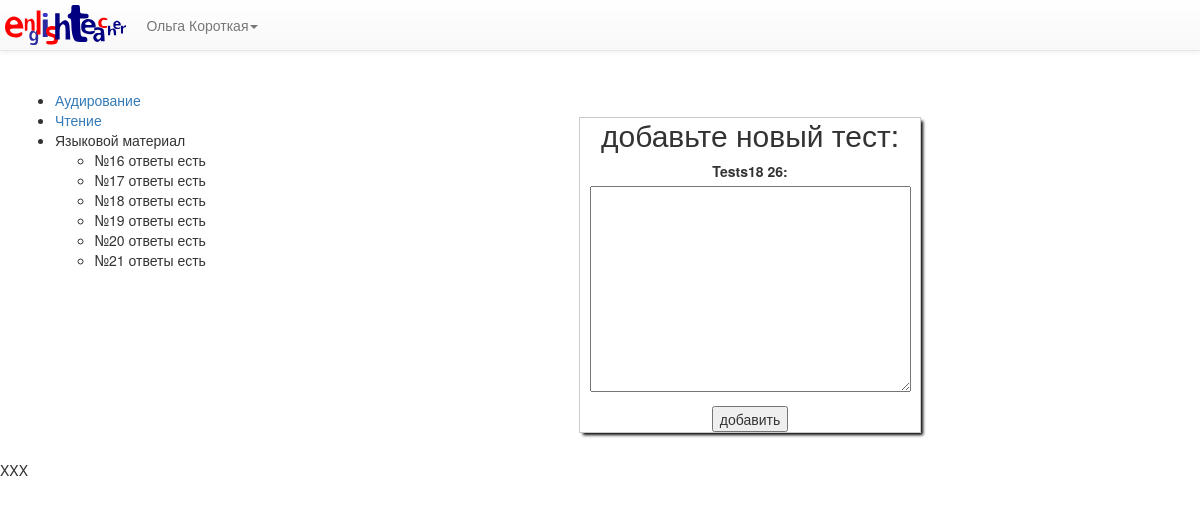
Before: /oge/fipi/my/test18_26/add/ (signed in) with the older database file.
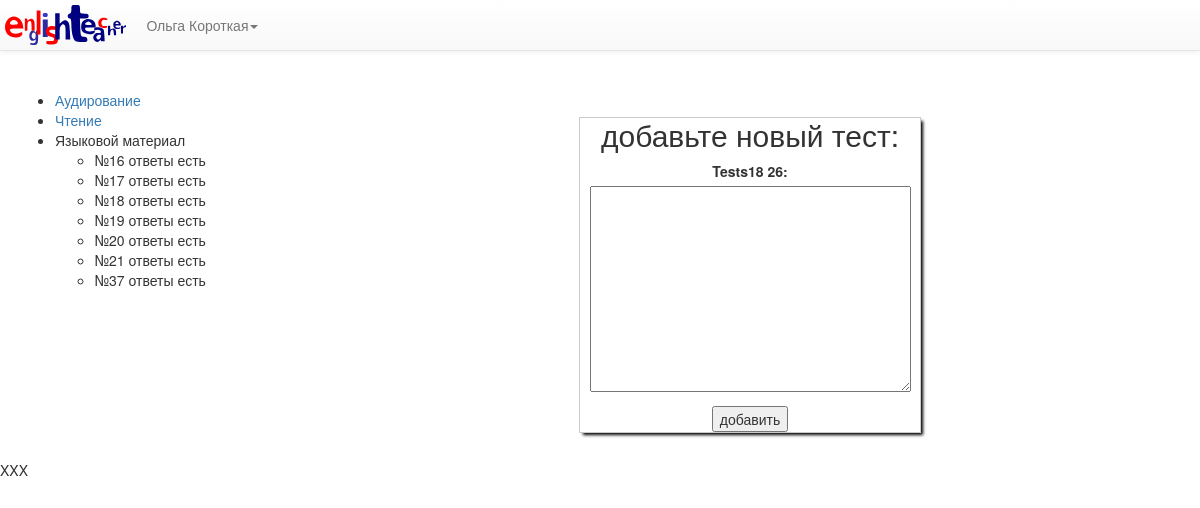
After: the same page with the newer database file.
### oge/models.py (models this page shows, shortened)
class Tests18_26(models.Model):
	tests18_26 = models.TextField()
	splited_tests18_26 = models.TextField(null=True,blank=True,default=None)
	pub_data = models.DateTimeField('дата публикации',default=timezone.now)
	answer=models.CharField(max_length=100,null=True,blank=True,default=None)
	qw_number = models.CharField('число вопросов в тесте',null=True,max_length=1,default='9')

### oge/views.py (the view)
@login_required
@permission_required('oge.add_tests18_26')
def my_test18_26_add (request):
	"""добавляет новую запись в Tests18_26,
	перенаправляет на сообщение об успешном добавлении нового задания """
	if request.method=='POST':
		form=AddTests18_26Form(request.POST)
		if form.is_valid():
			tests18_26=form.cleaned_data['tests18_26']
			current_date=timezone.now().date()
			t=Tests18_26(tests18_26=tests18_26)
			t.save()
			t.spliting()
			t.save()
			test_id = t.id
			return HttpResponseRedirect('/oge/fipi/my/test18_26/add/'+str(test_id)+'/thanks/')
	else:
		form=AddTests18_26Form()
		test_list_me = testListForMe()
	return render(request, 'oge/my_add_test18_26.html', {'form': form,
															'title':'добавьте новый тест:',
															'value': 'добавить',
															'test_list_me':test_list_me})

### oge/forms.py
class AddTests18_26Form(ModelForm):
	class Meta:
		model = Tests18_26
		fields = ('tests18_26',)

### oge/views.py (called while the page is built)
def testListForMe():
	"""определяет список всех тестов (с ответами и без ответов),
	используется придобавлении ответов учителем"""
	res = Tests18_26.objects.all()
	return res

### oge/templates/oge/my_add_test18_26.html (shortened to what this page needs)
{% extends "main/__l_left_sidebar.html" %}
{% load staticfiles %}
{% block navigation %}
			<nav class="navbar navbar-default navbar-fixed-top">
				{% include "includes/_nav_brand_bs.html" %}
			</nav>
{% endblock %}
{% block side_col %}
<ul class="oge_menu">
	<li><a href="/oge/fipi/listen/">Аудирование</a></li>
	<li><a href="/oge/fipi/read/">Чтение</a></li>
{% if user.is_authenticated %}
	{% if perms.oge.add_tests18_26 %}
	<li>Языковой материал
		<ul class="test-list">
			{% include "includes/_test18_26_list_my.html" %}
		</ul>
	</li>
	{% endif %}
{% endif %}
</ul>
{% endblock %}
{% block main_col %}
<div class='form'>
	<h2>{{title}}</h2>
	<form enctype="{{enctype_atr}}" action="{{action_atr}}" method="post">
		{{ form.as_p }}
	<input type="submit" value="{{value}}">
</form>
</div>
{% endblock %}

### main/templates/includes/_test18_26_list_my.html
{% if test_list_me %}
	<table class="oge_menu">
	{% for test in test_list_me %}
		<li class="oge_menu">
				№{{test.id}}
			{% if test.answer %}
			<span>  ответы есть</span>
			{% else %}
			<span>
				<form action="{% url 'oge:my_test18_26_blank' test.id %}">
					<button type="submit">добавить ответы</button>
				</form>
			</span>
			{% endif %}
		</li>
	{% endfor %}
	</table>
{% endif %}

Changed rows visible on the page:
added Tests18_26: id "37", shows "ответы есть"
